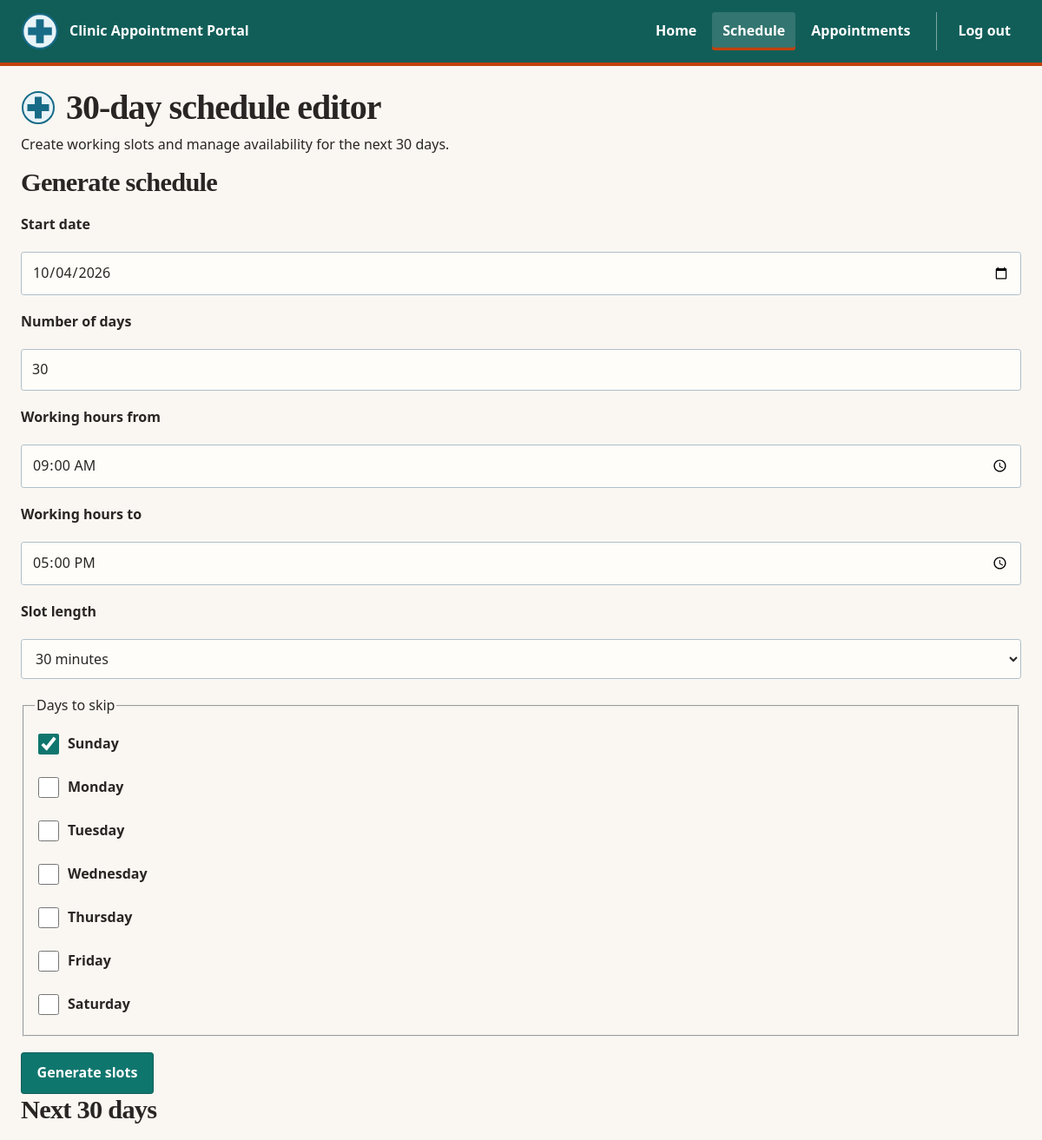
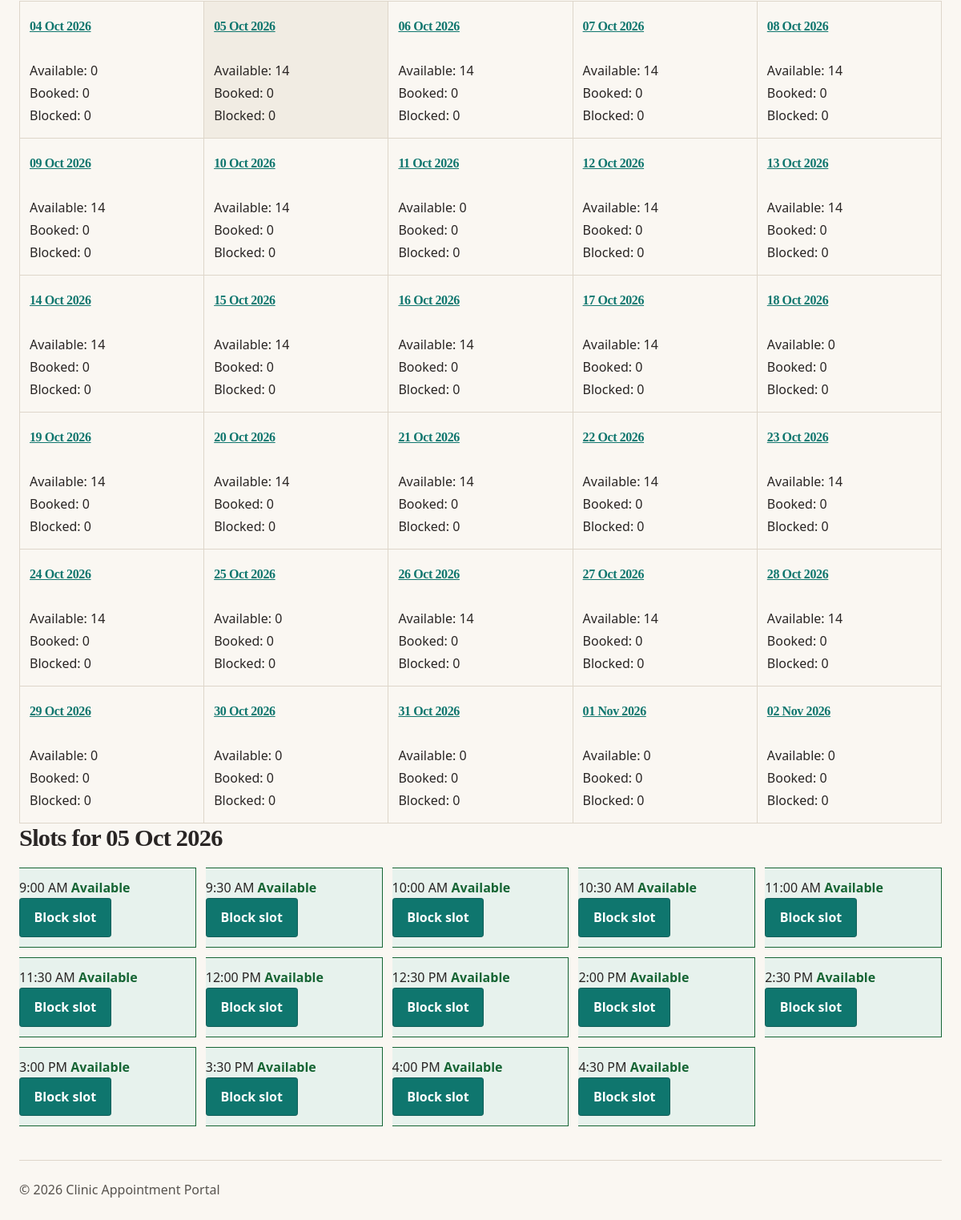
/clinic-plus/doctor/schedule.php?date=2026-10-05 (signed in), run on the app's committed database (2 pictures, top to bottom).
### tables this page shows
CREATE TABLE `slots` (
  `slotID` INT NOT NULL AUTO_INCREMENT,
  `DoctorID` INT NOT NULL,
  `SlotDateTime` DATETIME NOT NULL,
  `CreatedAt` TIMESTAMP NOT NULL DEFAULT current_timestamp(),
  `Status` ENUM('Available','Booked','Blocked') NOT NULL DEFAULT 'Available',
  PRIMARY KEY (`slotID`),
  UNIQUE KEY `uq_slot` (`DoctorID`,`SlotDateTime`),
  KEY `idx_slot_lookup` (`DoctorID`,`SlotDateTime`,`Status`),
  CONSTRAINT `fk_slots_doctor` FOREIGN KEY (`DoctorID`) REFERENCES `doctor` (`DoctorID`) ON DELETE CASCADE ON UPDATE CASCADE
);

### clinic-plus/lib/helpers.php (called while the page is built, shortened)
<?php
function e(mixed $s): string
{
    return htmlspecialchars($s ?? '', ENT_QUOTES, 'UTF-8');
}
function base_path(): string
{
    static $base = null;
    if ($base !== null) {
        return $base;
    }
    $base = '';
    $script = str_replace('\\', '/', (string) ($_SERVER['SCRIPT_NAME'] ?? ''));
    $file = realpath((string) ($_SERVER['SCRIPT_FILENAME'] ?? ''));
    $root = realpath(dirname(__DIR__));
    $inApp = str_replace('\\', '/', substr($file, strlen($root)));
    if ($inApp !== '' && strcasecmp(substr($script, -strlen($inApp)), $inApp) === 0) {
        $base = rtrim(substr($script, 0, -strlen($inApp)), '/');
    }
    return $base;
}
function url(string $path): string
{
    return base_path() . $path;
}
function app_request_uri(): string
{
    $uri = (string) ($_SERVER['REQUEST_URI'] ?? '/');
    $base = base_path();
    if ($base !== '' && strncasecmp($uri, $base, strlen($base)) === 0) {
        $uri = substr($uri, strlen($base));
    }
    return $uri === '' ? '/' : $uri;
}
function fmt_date(?string $value): string
{
    $timestamp = strtotime($value);
    return $timestamp === false ? '' : date('d M Y', $timestamp);
}
function fmt_time(?string $value): string
{
    $timestamp = strtotime($value);
    return $timestamp === false ? '' : date('g:i A', $timestamp);
}

### clinic-plus/lib/auth.php (called while the page is built, shortened)
<?php
require_once __DIR__ . DIRECTORY_SEPARATOR . 'helpers.php';
function current_user(): ?array
{
    if (array_key_exists('_auth_current_user_cache', $GLOBALS)) {
        return $GLOBALS['_auth_current_user_cache'];
    }
    $role = $_SESSION['role'] ?? null;
    $id = $_SESSION['id'] ?? null;
    $profile = account_by_id($role, (int) $id);
    $profile['role'] = $role;
    $profile['id'] = (int) $id;
    return auth_cache_current_user($profile);
}
function require_doctor(): void
{
    $user = current_user();
}
function auth_cache_current_user(?array $user): ?array
{
    return $user;
}

### clinic-plus/lib/db.php (called while the page is built, shortened)
<?php
function db(): PDO
{
    static $connection;
    if (!$connection instanceof PDO) {
        $dsn = 'mysql:host=' . DB_HOST
            . ';dbname=' . DB_NAME
            . ';charset=utf8mb4';
        $connection = new PDO($dsn, DB_USER, DB_PASS, [
            PDO::ATTR_ERRMODE => PDO::ERRMODE_EXCEPTION,
            PDO::ATTR_DEFAULT_FETCH_MODE => PDO::FETCH_ASSOC,
            PDO::ATTR_EMULATE_PREPARES => false,
            PDO::MYSQL_ATTR_INIT_COMMAND => "SET time_zone = '" . (new DateTimeImmutable())->format('P') . "'",
        ]);
    }
    return $connection;
}
function q(string $sql, array $params = []): PDOStatement
{
    $statement = db()->prepare($sql);
    $statement->execute($params);
    return $statement;
}
function q_one(string $sql, array $params = []): ?array
{
    $row = q($sql, $params)->fetch();
    return $row === false ? null : $row;
}
function q_all(string $sql, array $params = []): array
{
    return q($sql, $params)->fetchAll();
}

### clinic-plus/models/accounts.php (called while the page is built, shortened)
<?php
require_once dirname(__DIR__) . DIRECTORY_SEPARATOR . 'lib' . DIRECTORY_SEPARATOR . 'db.php';
function account_by_id(string $role, int $id): ?array
{
    if ($role === 'doctor') {
        return q_one(
            'SELECT * FROM `doctor` WHERE `DoctorID` = :id LIMIT 1',
            ['id' => $id]
        );
    }
    return null;
}

### clinic-plus/models/slots.php (called while the page is built, shortened)
<?php
require_once dirname(__DIR__) . DIRECTORY_SEPARATOR . 'lib' . DIRECTORY_SEPARATOR . 'db.php';
require_once dirname(__DIR__) . DIRECTORY_SEPARATOR . 'lib' . DIRECTORY_SEPARATOR . 'slots.php';
function slot_select(): string
{
    return 'SELECT `slotID`, `DoctorID`, `SlotDateTime`, `CreatedAt`, `Status`,
                   DATE(`SlotDateTime`) AS `SlotDate`, TIME(`SlotDateTime`) AS `SlotTime`
            FROM `slots`';
}
function slots_for_day(int $doctorId, string $date, ?string $fromTime = null, ?string $toTime = null): array
{
    $sql = slot_select() . "
            WHERE `DoctorID` = :doctor_id
              AND DATE(`SlotDateTime`) = :slot_date";
    $params = ['doctor_id' => $doctorId, 'slot_date' => $date];
    return q_all($sql . " ORDER BY `SlotDateTime`", $params);
}
function slot_counts_for_range(int $doctorId, string $from, string $to): array
{
    $rows = q_all(
        'SELECT DATE(`SlotDateTime`) AS `SlotDate`, `Status`, COUNT(*) AS `Count`
         FROM `slots`
         WHERE `DoctorID` = :doctor_id
           AND DATE(`SlotDateTime`) BETWEEN :from_date AND :to_date
         GROUP BY DATE(`SlotDateTime`), `Status`
         ORDER BY `SlotDate`',
        ['doctor_id' => $doctorId, 'from_date' => $from, 'to_date' => $to]
    );
    $counts = [];
    foreach ($rows as $row) {
        $date = (string) $row['SlotDate'];
        $status = (string) $row['Status'];
        if (!isset($counts[$date])) {
            $counts[$date] = ['Available' => 0, 'Booked' => 0, 'Blocked' => 0];
        }
        if (array_key_exists($status, $counts[$date])) {
            $counts[$date][$status] = (int) $row['Count'];
        }
    }
    return $counts;
}

### clinic-plus/lib/slots.php (called while the page is built, shortened)
<?php
function is_bookable(string $date, string $time, ?string $now = null): bool
{
    try {
        $slot = new DateTimeImmutable($date . ' ' . $time);
        $current = new DateTimeImmutable($now ?? 'now');
    } catch (Exception) {
        return false;
    }
    return $slot >= $current;
}

### clinic-plus/doctor/schedule.php (the view, shortened to what this page needs)
<?php
require_once dirname(__DIR__) . DIRECTORY_SEPARATOR . 'lib' . DIRECTORY_SEPARATOR . 'helpers.php';
require_once dirname(__DIR__) . DIRECTORY_SEPARATOR . 'lib' . DIRECTORY_SEPARATOR . 'auth.php';
require_once dirname(__DIR__) . DIRECTORY_SEPARATOR . 'models' . DIRECTORY_SEPARATOR . 'slots.php';
require_doctor();
$user = current_user();
$doctorId = (int) $user['id'];
$today = new DateTimeImmutable('today');
$windowEnd = $today->modify('+29 days');
$dateInput = $_GET['date'] ?? '';
$selectedDate = is_string($dateInput) ? $dateInput : '';
$countsByDate = slot_counts_for_range($doctorId, $today->format('Y-m-d'), $windowEnd->format('Y-m-d'));
$slots = slots_for_day($doctorId, $selectedDate);
require dirname(__DIR__) . DIRECTORY_SEPARATOR . 'partials' . DIRECTORY_SEPARATOR . 'header.php';
require dirname(__DIR__) . DIRECTORY_SEPARATOR . 'partials' . DIRECTORY_SEPARATOR . 'nav.php';
?>
<main id="schedule-editor">
    <section class="page-intro">
        <div class="page-intro-copy">
            <h1><img src="<?= e(url('/assets/img/clinic-logo.svg')) ?>" width="40" height="40" loading="eager" decoding="async" alt="" class="page-intro-mark">30-day schedule editor</h1>
            <p>Create working slots and manage availability for the next 30 days.</p>
        </div>
    </section>
    <section class="schedule-generator" aria-labelledby="generate-heading">
        <h2 id="generate-heading">Generate schedule</h2>
        <form method="post" action="<?= e(url('/doctor/schedule.php')) ?>">
            <label for="start-date">Start date</label>
            <input id="start-date" name="start_date" type="date" value="<?= e($today->format('Y-m-d')) ?>" required>
            <label for="days">Number of days</label>
            <input id="days" name="days" type="number" min="1" max="30" value="30" required>
            <label for="start-time">Working hours from</label>
            <input id="start-time" name="start_time" type="time" value="09:00" required>
            <label for="end-time">Working hours to</label>
            <input id="end-time" name="end_time" type="time" value="17:00" required>
            <label for="slot-length">Slot length</label>
            <select id="slot-length" name="slot_length">
                <option value="30" selected>30 minutes</option>
            </select>
            <fieldset class="days-to-skip">
                <legend>Days to skip</legend>
                <?php foreach ([0 => 'Sunday', 1 => 'Monday', 2 => 'Tuesday', 3 => 'Wednesday', 4 => 'Thursday', 5 => 'Friday', 6 => 'Saturday'] as $dayNumber => $dayName): ?>
                    <label><input type="checkbox" name="skip_days[]" value="<?= e((string) $dayNumber) ?>"<?= e($dayNumber === 0 ? ' checked' : '') ?>> <?= e($dayName) ?></label>
                <?php endforeach; ?>
            </fieldset>
            <button type="submit">Generate slots</button>
        </form>
    </section>
    <section class="month-grid" aria-labelledby="month-heading">
        <h2 id="month-heading">Next 30 days</h2>
        <div class="schedule-month-grid">
            <?php for ($offset = 0; $offset < 30; $offset++): ?>
                <?php
                $day = $today->modify('+' . $offset . ' days');
                $dayDate = $day->format('Y-m-d');
                $dayCounts = $countsByDate[$dayDate] ?? ['Available' => 0, 'Booked' => 0, 'Blocked' => 0];
                ?>
                <article class="schedule-day<?= e($dayDate === $selectedDate ? ' selected' : '') ?>">
                    <h3><a href="<?= e(url('/doctor/schedule.php?date=' . rawurlencode($dayDate))) ?>"><?= e(fmt_date($dayDate)) ?></a></h3>
                    <p class="slot-count available">Available: <?= e((string) $dayCounts['Available']) ?></p>
                    <p class="slot-count booked">Booked: <?= e((string) $dayCounts['Booked']) ?></p>
                    <p class="slot-count blocked">Blocked: <?= e((string) $dayCounts['Blocked']) ?></p>
                </article>
            <?php endfor; ?>
        </div>
    </section>
    <section class="day-view" aria-labelledby="day-heading">
        <h2 id="day-heading">Slots for <?= e(fmt_date($selectedDate)) ?></h2>
        <?php if ($slots === []): ?>
            <p class="empty-state">No slots have been generated for this day.</p>
        <?php else: ?>
            <ul class="slot-list">
                <?php foreach ($slots as $slot): ?>
                    <?php
                    $status = (string) $slot['Status'];
                    $stateClass = $status === 'Available' ? 'free' : ($status === 'Booked' ? 'taken' : 'blocked');
                    $timeClass = !is_bookable((string) $slot['SlotDate'], (string) $slot['SlotTime']) ? 'past' : '';
                    ?>
                    <li class="slot <?= e($stateClass) ?><?= e($timeClass !== '' ? ' ' . $timeClass : '') ?>">
                        <span class="slot-time"><?= e(fmt_time((string) $slot['SlotDateTime'])) ?></span>
                        <span class="slot-status status-label status-<?= e($timeClass !== '' ? 'past' : strtolower($status)) ?>"><?= e($timeClass !== '' ? 'Past' : ($status === 'Blocked' ? 'Unavailable' : $status)) ?></span>
                        <?php if ($status === 'Booked'): ?>
                            <form method="post" action="<?= e(url('/doctor/schedule.php?date=' . rawurlencode($selectedDate))) ?>">
                                <?= csrf_field() ?>
                                <input type="hidden" name="action" value="toggle">
                                <input type="hidden" name="slot_id" value="<?= e((string) $slot['slotID']) ?>">
                                <input type="hidden" name="status" value="Blocked">
                                <button type="submit" onclick="return confirm('This booked slot will cancel the appointment and notify both parties. Continue?');">Block booked slot</button>
                            </form>
                        <?php else: ?>
                            <form method="post" action="<?= e(url('/doctor/schedule.php?date=' . rawurlencode($selectedDate))) ?>">
                                <button type="submit">Block slot</button>
                            </form>
                        <?php endif; ?>
                    </li>
                <?php endforeach; ?>
            </ul>
        <?php endif; ?>
    </section>
</main>
<?php require dirname(__DIR__) . DIRECTORY_SEPARATOR . 'partials' . DIRECTORY_SEPARATOR . 'footer.php';

### clinic-plus/assets/tokens.css (style rules this page uses)
:root { --c-ink: #292524; --c-muted: #57534e; --c-paper: #fffdf9; --c-surface: #faf7f2; --c-surface-band: #f1ece3; --c-surface-tile: #fffefa; --c-line: #ded6ca; --c-primary: #0f766e; --c-primary-dark: #115e59; --c-accent: #c2410c; --c-success: #166534; --c-danger: #b91c1c; --shadow-doctor-tile: 0 0.35rem 1rem rgba(41, 37, 36, 0.10); --radius-control: 0.2rem; --radius-tile: 0.45rem; --radius-section: 0; }

### clinic-plus/assets/css/style.css (style rules this page uses)
.status-label { display: inline-block; font-weight: 700; white-space: nowrap; }
.status-future, .status-available, .status-sent { color: var(--c-success); }
.schedule-month-grid { display: grid; width: 100%; grid-template-columns: repeat(5, minmax(0, 1fr)); gap: 0; border-top: 1px solid var(--c-line); border-left: 1px solid var(--c-line); }
.schedule-day { min-width: 0; padding: var(--space-2); border: 0; border-right: 1px solid var(--c-line); border-bottom: 1px solid var(--c-line); background: transparent; }
.schedule-day.selected { background: var(--c-surface-band); }
.schedule-day h3 { font-size: 1rem; }
.schedule-day .slot-count { margin: 0.15rem 0; }
.slot-list .slot { border: 0; border-bottom: 1px solid var(--c-line); border-radius: 0; background: transparent; padding-inline: 0; }
.slot-list .slot.free, .slot-list .slot.taken, .slot-list .slot.blocked, .slot-list .slot.past { border-left: 0; }
.slot-list .slot-status { min-width: 8rem; }
.slot-list .slot { border: 1px solid var(--c-line); }
.slot-list .slot.free { background: #e7f2ed; border-color: var(--c-success); }

### data on the page
slots: SlotDateTime "9:00 AM", Status "Available"
slots: SlotDateTime "9:30 AM", Status "Available"
slots: SlotDateTime "10:00 AM", Status "Available"
slots: SlotDateTime "10:30 AM", Status "Available"
slots: SlotDateTime "11:00 AM", Status "Available"
slots: SlotDateTime "11:30 AM", Status "Available"
slots: SlotDateTime "12:00 PM", Status "Available"
slots: SlotDateTime "12:30 PM", Status "Available"
slots: SlotDateTime "2:00 PM", Status "Available"
slots: SlotDateTime "2:30 PM", Status "Available"
slots: SlotDateTime "3:00 PM", Status "Available"
slots: SlotDateTime "3:30 PM", Status "Available"
slots: SlotDateTime "4:00 PM", Status "Available"
slots: SlotDateTime "4:30 PM", Status "Available"

### other printed values
$link['label'] "Home"
$link['label'] "Schedule"
$link['label'] "Appointments"
$link['label'] "Log out"
$dayName "Sunday"
$dayName "Monday"
$dayName "Tuesday"
$dayName "Wednesday"
$dayName "Thursday"
$dayName "Friday"
$dayName "Saturday"
fmt_date($dayDate) "04 Oct 2026"
$dayCounts['Available'] "0"
$dayCounts['Booked'] "0"
$dayCounts['Blocked'] "0"
